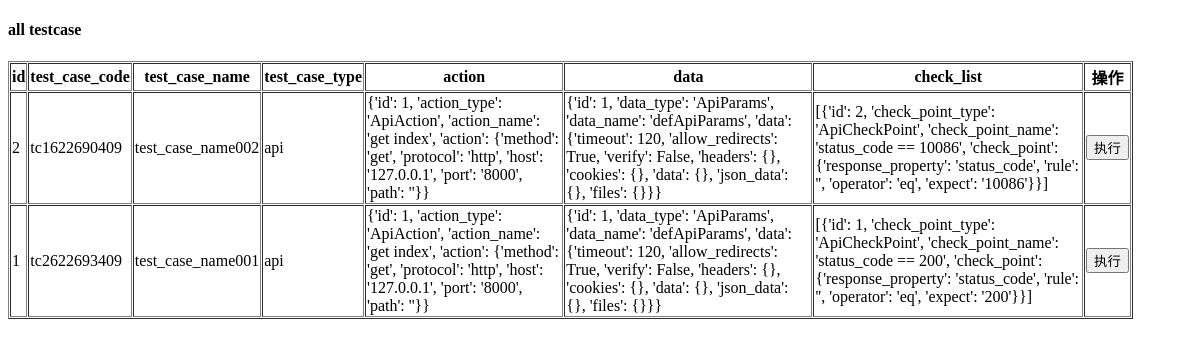
/testcase/all_testcase/, run on an earlier commit of the app's database.
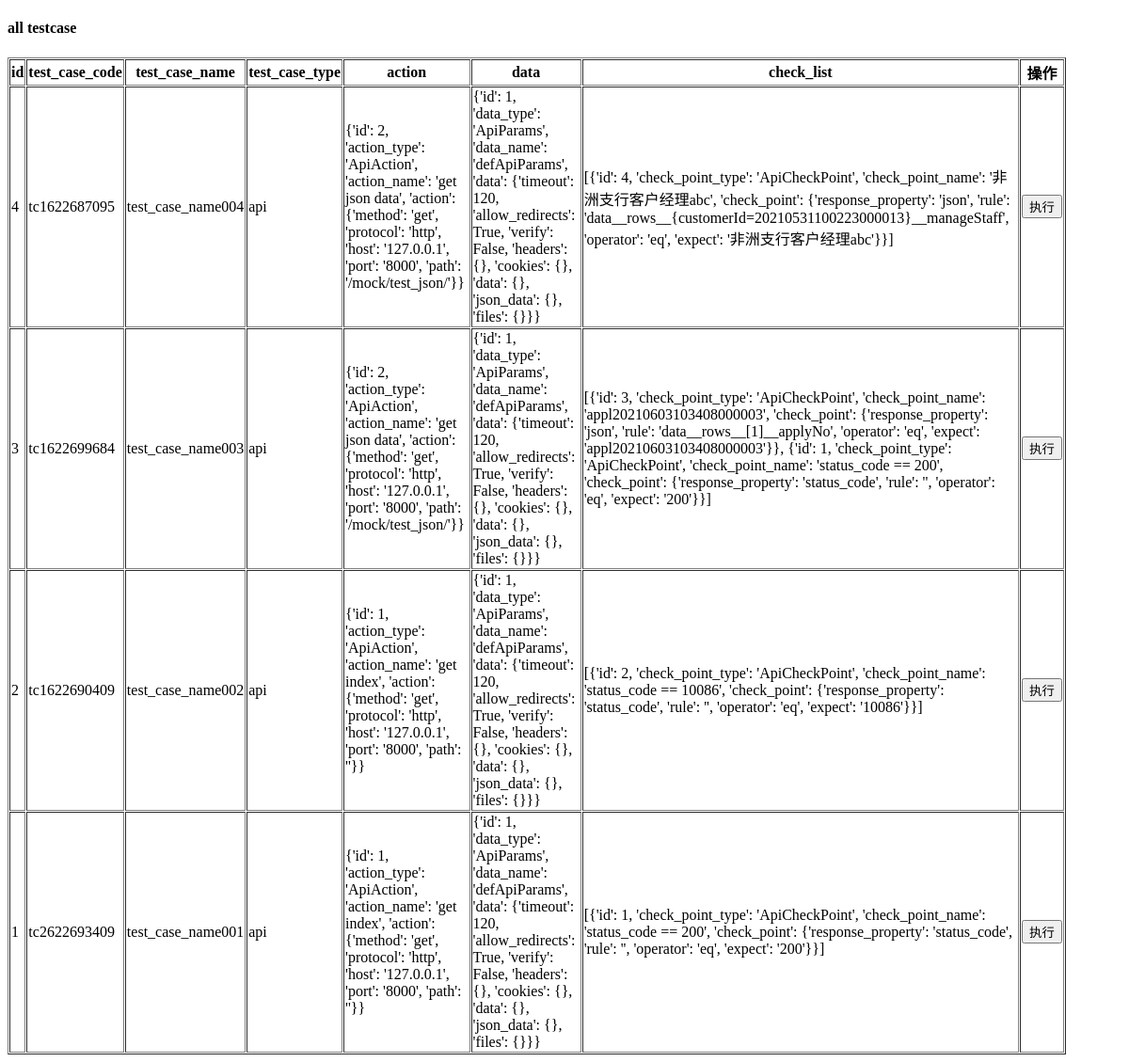
And on a later commit of the database.
### testcase/models.py (models this page shows)
class Test_Case(models.Model):
    @show_class_name('Model')
    def __init__(self, *args, **kwargs):
        super().__init__(*args, **kwargs)
    test_case_code = models.CharField(max_length=64,  # 64字符=128字节
                                      unique=True,
                                      null=True,
                                      verbose_name="测试用例编码")
    test_case_name = models.CharField(max_length=256,
                                      null=True,
                                      verbose_name="测试用例名称")
    test_case_type = models.CharField(max_length=64,
                                      null=True,
                                      blank=True,
                                      verbose_name="测试用例类型")
    tc_action = models.ForeignKey(to=Action,
                                  null=True,
                                  on_delete=models.SET_NULL,
                                  blank=True,
                                  verbose_name="测试用例行为")
    tc_data = models.ForeignKey(to=TestData,
                                null=True,
                                on_delete=models.SET_NULL,
                                blank=True,
                                verbose_name="测试用例数据")
    tc_check_list = models.ManyToManyField(to=Check_Point,
                                           blank=True,
                                           verbose_name="测试用例验证")
    version = models.IntegerField(null=True,
                                  blank=True,
                                  default=1,
                                  verbose_name="测试用例版本")
    objects = models.Manager()
    class Meta:
        ordering = ['-id']

### testcase/views.py (the view)
# urls.py: path('all_testcase/', views.get_all_testcase, name='get_all_testcase'),
def get_all_testcase(request):
    if request.method != 'GET':
        return HttpResponseNotFound
    else:
        all_case = TestCaseService().filter_by({})
        context = {'data': all_case}
        return render(request, 'testcase/test_case.html', context)

### djtester/repositories.py (called while the page is built)
    def get_field_info(self) -> list:
        fields = self.model._meta.get_fields()
        ll = []
        for f in fields:
            field_info = self.FieldInfo()
            if isinstance(f, ManyToOneRel or ManyToManyRel):
                continue
            else:
                field_info.name = f.name
                field_info.primary_key = f.primary_key
                field_info.verbose_name = f.verbose_name
                field_info.default = None if isinstance(f.default, type) else f.default
                field_info.help_text = f.help_text
                x = str(type(f))
                x = x.split('.')
                field_info.type = x[-1][:-2]
            ll.append(field_info.__dict__)
        return ll

    def get_by(self, kwargs: dict):
        return self.model.objects.get(**kwargs)

    def filter_by(self, kwargs: dict = None, offset: int = 0, limit: int = 1000) -> QuerySet:
        if offset <= 0:
            offset = 0
        else:
            pass
        if limit <= 0:
            limit = 1000
        else:
            pass
        if limit - offset > 1000:
            limit = offset + 1000
        else:
            pass
        if kwargs is None:
            kwargs = {}
        return self.model.objects.filter(**kwargs)[offset: limit]

### djtester/service.py (called while the page is built)
    def get_field_info(self):
        return self.DBHelper.get_field_info()

    def get_by_pk(self, pk: int) -> dict:
        a = self.DBHelper.get_by({'pk': pk}).__dict__
        a.pop('_state')
        return a

    def filter_by(self, kwargs: dict, offset: int = 0, limit: int = 1000) -> list:
        res = self.DBHelper.filter_by(kwargs=kwargs, offset=offset, limit=limit)
        ss = serializers.serialize('json', res)
        res_dicts = json.loads(ss)
        ll = []
        for d in res_dicts:
            ll.append(self._query_set_dict_to_model_dict(d))
        return ll

    def _query_set_dict_to_model_dict(self, query_set_dict: dict):
        pk = query_set_dict.get('pk')
        fields = query_set_dict.get('fields')
        field_info = self.get_field_info()
        for f in field_info:
            if f.get('primary_key'):
                fields.update({f.get('name'): pk})
                break
            else:
                continue
        return fields

### testcase/service.py (called while the page is built)
    def filter_by(self, kwargs: dict, offset: int = 0, limit: int = 1000) -> list:
        res = super().filter_by(kwargs, offset, limit)
        ll = []
        for r in res:
            ll.append(_get_full_case(r))
        return ll

### testcase/templates/testcase/test_case.html (shortened to what this page needs)
<!DOCTYPE html>
<html lang="en">
<head>
</head>
<body>
<h4>all testcase</h4>
<div>
    <table width="95%" border="1" cellspacing="1" cellpadding="1" bgcolor="">
        <tr>
            <th>id</th>
            <th>test_case_code</th>
            <th>test_case_name</th>
            <th>test_case_type</th>
            <th>action</th>
            <th>data</th>
            <th>check_list</th>
            <th>操作</th>
        </tr>
        {%for item in data%}
            <tr>
                <td>{{item.id}}</td>
                <td>{{item.test_case_code}}</td>
                <td>{{item.test_case_name}}</td>
                <td>{{item.test_case_type}}</td>
                <td>{{item.tc_action}}</td>
                <td>{{item.tc_data}}</td>
                <td>{{item.tc_check_list}}</td>
                <td>
                        <form action='/tester/run_test_case/' method="post">
                            <p><input type="submit" value="执行"></p>
                        </form>
                </td>
            </tr>
        {% endfor %}
    </table>
</div>
</body>
</html>

What changed in the data, as far as the page shows it:
added Test_Case: id "4", test_case_code "tc1622687095", test_case_name "test_case_name004", test_case_type "api", tc_action "{'id': 2, 'action_type': 'ApiAction', 'action_name': 'get json data', 'action': {'method': 'get', 'protocol': 'http', 'host': '127.0.0.1', 'port': '8000', 'path': '/mock/test_json/'}}", tc_data "{'id': 1, 'data_type': 'ApiParams', 'data_name': 'defApiParams', 'data': {'timeout': 120, 'allow_redirects': True, 'verify': False, 'headers': {}, 'cookies': {}, 'data': {}, 'json_data': {}, 'files': {}}}", tc_check_list "[{'id': 4, 'check_point_type': 'ApiCheckPoint', 'check_point_name': '非洲支行客户经理abc', 'check_point': {'response_property': 'json', 'rule': 'data__rows__{customerId=20210531100223000013}__manageStaff', 'operator': 'eq', 'expect': '非洲支行客户经理abc'}}]"
added Test_Case: id "3", test_case_code "tc1622699684", test_case_name "test_case_name003", test_case_type "api", tc_action "{'id': 2, 'action_type': 'ApiAction', 'action_name': 'get json data', 'action': {'method': 'get', 'protocol': 'http', 'host': '127.0.0.1', 'port': '8000', 'path': '/mock/test_json/'}}", tc_data "{'id': 1, 'data_type': 'ApiParams', 'data_name': 'defApiParams', 'data': {'timeout': 120, 'allow_redirects': True, 'verify': False, 'headers': {}, 'cookies': {}, 'data': {}, 'json_data': {}, 'files': {}}}", tc_check_list "[{'id': 3, 'check_point_type': 'ApiCheckPoint', 'check_point_name': 'appl20210603103408000003', 'check_point': {'response_property': 'json', 'rule': 'data__rows__[1]__applyNo', 'operator': 'eq', 'expect': 'appl20210603103408000003'}}, {'id': 1, 'check_point_type': 'ApiCheckPoint', 'check_point_name': 'status_code == 200', 'check_point': {'response_property': 'status_code', 'rule': '', 'operator': 'eq', 'expect': '200'}}]"
